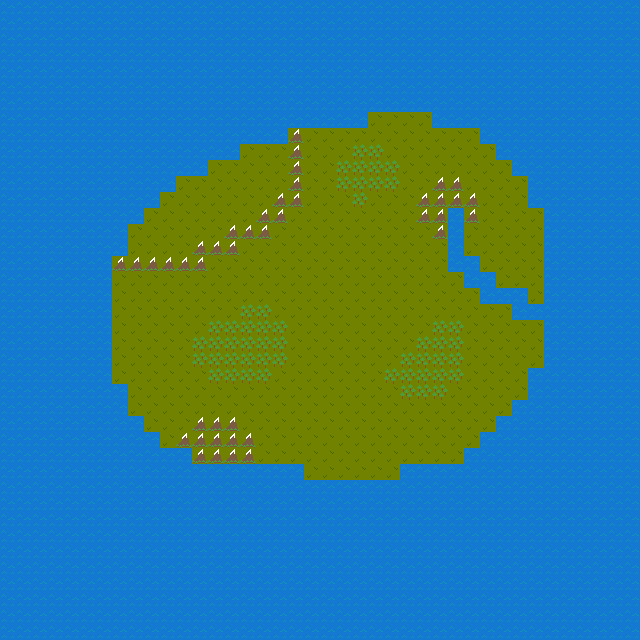

A level layout from a 2D game, rendered from its tile map. Below: a short description, then the map file with tile-grid data replaced by summaries:
An orthogonal 40x40 tile map with 16x16 px tiles, 1 tile layer (Tile Layer 1).

<map version="1.0" tiledversion="1.0.3" orientation="orthogonal" renderorder="right-down" width="40" height="40" tilewidth="16" tileheight="16" nextobjectid="1">
 <tileset firstgid="1" source="Tile_Set.tsx" />
 <layer name="Tile Layer 1" width="40" height="40">
  <data>[1600 cells, 1600 non-empty, 4 distinct tile ids]</data>
 </layer>
</map>
